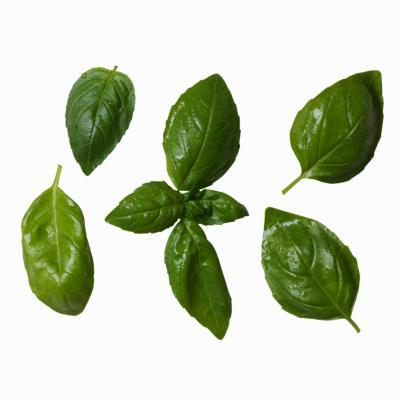
#> input picture images/basil.jpg, 400 x 400 px
$ python watershed.py
#> lines starting #> are read from the running program, lines starting #| are printed output that depends on the picture; after the words box and inside, x2 and y2 are one past the last pixel; in counts of white or black regions, pixels touching at a corner belong together
# coding=utf-8
# 分水岭算法分割图像
import numpy as np
import cv2
from matplotlib import pyplot as plt
# 加载图像
img = cv2.imread('images/basil.jpg')
#> img is the input picture: shape (400, 400, 3); mean B, G, R 186.9, 208.7, 200.7
# 转化为灰度图
gray = cv2.cvtColor(img, cv2.COLOR_BGR2GRAY)
# 设置阈值（二值化），将图像分为两部分：黑色部分和白色部分
ret, thresh = cv2.threshold(gray, 0, 255, cv2.THRESH_BINARY_INV + cv2.THRESH_OTSU)
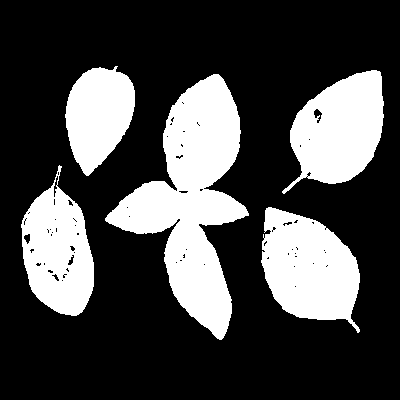
#> thresh: shape (400, 400); 28% white; 5 white regions, box (x1, y1, x2, y2) and area: (105, 74, 249, 340) 16489, (261, 207, 360, 333) 8313, (282, 70, 384, 194) 7818, (21, 165, 94, 316) 6900, (65, 66, 135, 176) 5317
#> ret = 166
# 移除噪声
kernel = np.ones((3, 3), np.uint8) # 创建 3 * 3 卷积核
# 进行形态变换
opening = cv2.morphologyEx(thresh, cv2.MORPH_OPEN, kernel, iterations = 2)
#> opening: shape (400, 400); 27.7% white; 5 white regions, box (x1, y1, x2, y2) and area: (106, 74, 248, 339) 16409, (262, 208, 360, 320) 8178, (290, 70, 384, 184) 7711, (22, 188, 94, 316) 6684, (66, 68, 135, 175) 5296
# 膨胀操作，确定背景区域
sure_bg = cv2.dilate(opening, kernel, iterations = 3)
#> sure_bg: shape (400, 400); 33% white; 5 white regions, box (x1, y1, x2, y2) and area: (103, 71, 251, 342) 19544, (259, 205, 363, 323) 9585, (287, 67, 387, 187) 9084, (19, 185, 97, 319) 8183, (63, 65, 138, 178) 6388

# 获取前景区域
dist_transform = cv2.distanceTransform(opening, cv2.DIST_L2, 5)
# 应用阈值来决定前景
ret, sure_fg = cv2.threshold(dist_transform, 0.7 * dist_transform.max(), 255, 0)
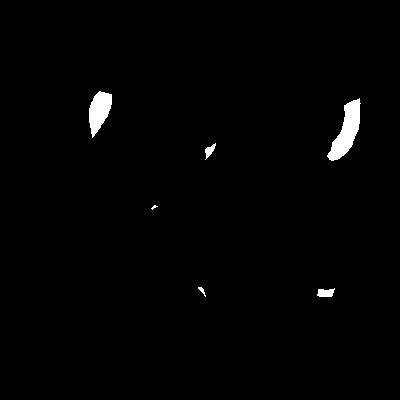
#> sure_fg: shape (400, 400) float32; 1.2% white; 6 white regions (1 under 20 px), largest, box (x1, y1, x2, y2) and area: (327, 98, 361, 161) 993, (89, 91, 112, 138) 680, (317, 288, 335, 297) 121, (205, 143, 216, 160) 84, (198, 287, 206, 297) 30
#> ret = 23.49

# 获取重合（交叉）区域
sure_fg = np.uint8(sure_fg)
unknown = cv2.subtract(sure_bg, sure_fg)
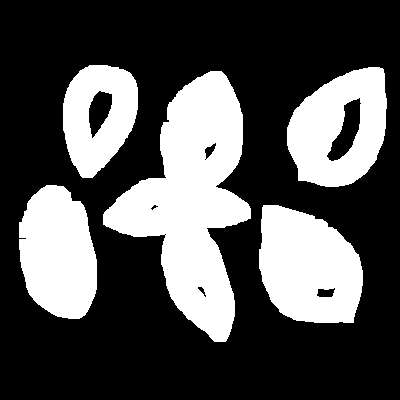
#> unknown: shape (400, 400); 31.8% white; 5 white regions, box (x1, y1, x2, y2) and area: (103, 71, 251, 342) 19415, (259, 205, 363, 323) 9464, (19, 185, 97, 319) 8183, (287, 67, 387, 187) 8091, (63, 65, 138, 178) 5708

# 标记连接的背景区域
ret, markers = cv2.connectedComponents(sure_fg)
#> markers: shape (400, 400) int32; 7 distinct labels, from 0 to 6
#> ret = 7

# 通过将标记加1，将背景区域标记为1
markers = markers + 1
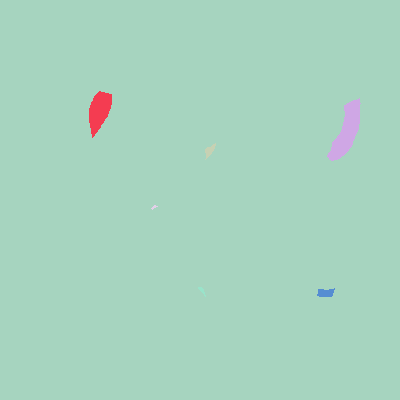
#> markers: shape (400, 400) int32; 7 distinct labels, from 1 to 7; one colour per label, 0 black

# 将重合（未知）区域标记为 0
markers[unknown == 255] = 0
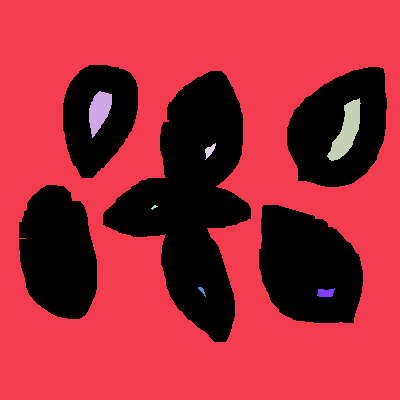
#> markers: shape (400, 400) int32; 8 distinct labels, from 0 to 7; one colour per label, 0 black
# 放水，使用分水岭算法计算出“栅栏”，并描绘为红色
markers = cv2.watershed(img, markers)
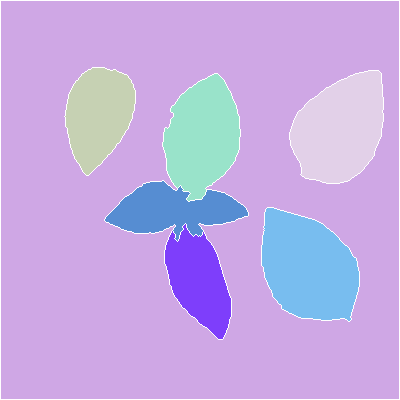
#> markers: shape (400, 400) int32; 8 distinct labels, from -1 to 7; one colour per label, 0 black, -1 white
img[markers == -1] = [255, 0, 0]
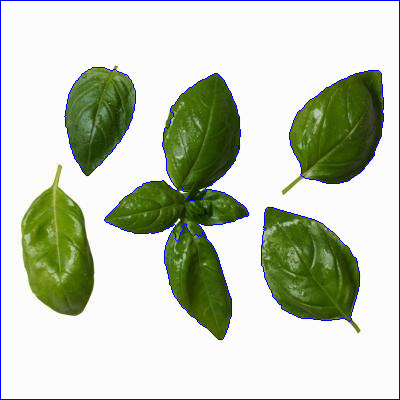
#> img: shape (400, 400, 3); 2.08% of pixels changed, all inside (x1, y1, x2, y2) = (0, 0, 400, 400)
# 显示结果
plt.imshow(img)
plt.show()

$ run again, with images/BlobTest.jpg copied over images/basil.jpg
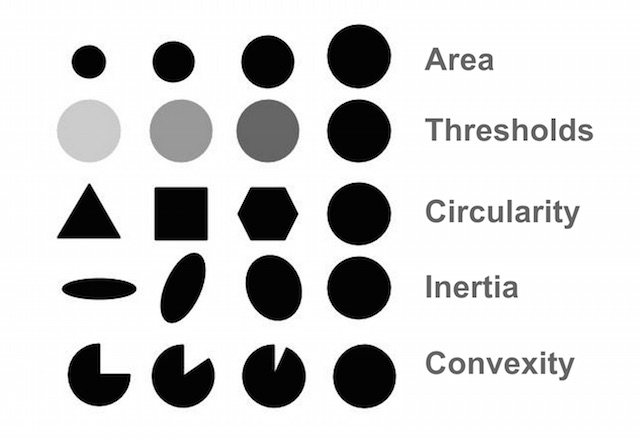
#> input picture images/BlobTest.jpg, 640 x 439 px
#> img is the input picture: shape (439, 640, 3); min 0, max 255, mean 210.3
#> `ret, thresh = cv2.threshold(gray, 0, 255, cv2.THRESH_BINARY_INV + cv2...`:
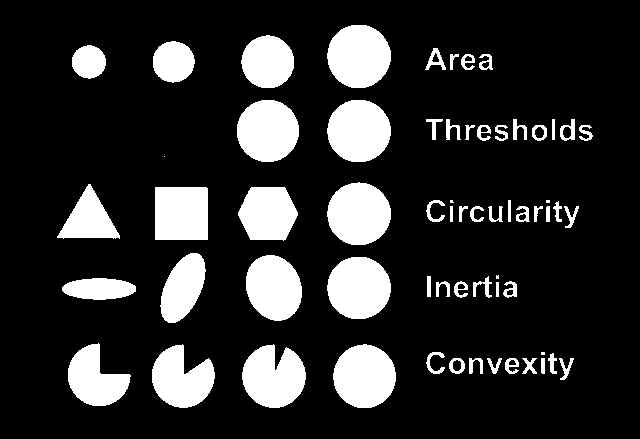
#> thresh: shape (439, 640); 17.5% white; 63 white regions (5 under 20 px), largest, box (x1, y1, x2, y2) and area: (327, 25, 391, 88) 3179, (327, 182, 391, 245) 3142, (333, 344, 396, 408) 3137
#> `ret, thresh = cv2.threshold(gray, 0, 255, cv2.THRESH_BINARY_INV + cv2...`: ret = 135
#> opening: shape (439, 640); 15.9% white; 22 white regions, largest, box (x1, y1, x2, y2) and area: (327, 25, 391, 88) 3179, (327, 183, 391, 245) 3140, (327, 257, 391, 319) 3135
#> sure_bg: shape (439, 640); 20.7% white; 22 white regions, largest, box (x1, y1, x2, y2) and area: (324, 22, 394, 91) 3977, (324, 180, 394, 248) 3932, (324, 254, 394, 322) 3927
#> `ret, sure_fg = cv2.threshold(dist_transform, 0.7 * dist_transform.max(..`: ret = 21.53
#> unknown: shape (439, 640); 19.8% white; 22 white regions, largest, box (x1, y1, x2, y2) and area: (239, 342, 309, 411) 3892, (324, 22, 394, 91) 3634, (324, 180, 394, 248) 3599
#> `ret, markers = cv2.connectedComponents(sure_fg)`: ret = 11
#> `img[markers == -1] = [255, 0, 0]`:
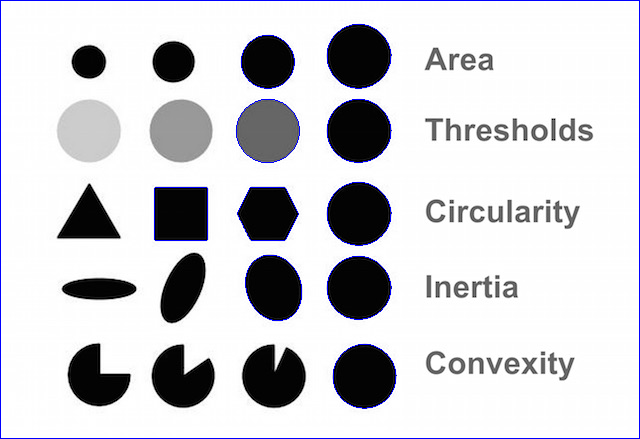
#> img: shape (439, 640, 3); 1.4% of pixels changed, all inside (x1, y1, x2, y2) = (0, 0, 640, 439)
